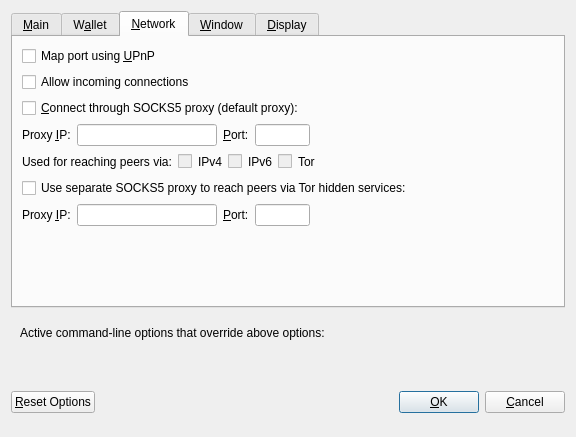
<?xml version="1.0" encoding="UTF-8"?>
<ui version="4.0">
 <class>OptionsDialog</class>
 <widget class="QDialog" name="OptionsDialog">
  <property name="geometry">
   <rect>
    <x>0</x>
    <y>0</y>
    <width>576</width>
    <height>402</height>
   </rect>
  </property>
  <property name="windowTitle">
   <string>Options</string>
  </property>
  <property name="modal">
   <bool>true</bool>
  </property>
  <layout class="QVBoxLayout" name="verticalLayout">
   <item>
    <widget class="QTabWidget" name="tabWidget">
     <property name="currentIndex">
      <number>2</number>
     </property>
     <widget class="QWidget" name="tabMain">
      <attribute name="title">
       <string>&amp;Main</string>
      </attribute>
      <layout class="QVBoxLayout" name="verticalLayout_Main">
       <item>
        <widget class="QCheckBox" name="bitcoinAtStartup">
         <property name="toolTip">
          <string>Automatically start Eden after logging in to the system.</string>
         </property>
         <property name="text">
          <string>&amp;Start Eden on system login</string>
         </property>
        </widget>
       </item>
       <item>
        <layout class="QHBoxLayout" name="horizontalLayout_2_Main">
         <item>
          <widget class="QLabel" name="databaseCacheLabel">
           <property name="text">
            <string>Size of &amp;database cache</string>
           </property>
           <property name="textFormat">
            <enum>Qt::PlainText</enum>
           </property>
           <property name="buddy">
            <cstring>databaseCache</cstring>
           </property>
          </widget>
         </item>
         <item>
          <widget class="QSpinBox" name="databaseCache"/>
         </item>
         <item>
          <widget class="QLabel" name="databaseCacheUnitLabel">
           <property name="text">
            <string>MB</string>
           </property>
           <property name="textFormat">
            <enum>Qt::PlainText</enum>
           </property>
          </widget>
         </item>
         <item>
          <spacer name="horizontalSpacer_2_Main">
           <property name="orientation">
            <enum>Qt::Horizontal</enum>
           </property>
           <property name="sizeHint" stdset="0">
            <size>
             <width>40</width>
             <height>20</height>
            </size>
           </property>
          </spacer>
         </item>
        </layout>
       </item>
       <item>
        <layout class="QHBoxLayout" name="horizontalLayout_3_Main">
         <item>
          <widget class="QLabel" name="threadsScriptVerifLabel">
           <property name="text">
            <string>Number of script &amp;verification threads</string>
           </property>
           <property name="textFormat">
            <enum>Qt::PlainText</enum>
           </property>
           <property name="buddy">
            <cstring>threadsScriptVerif</cstring>
           </property>
          </widget>
         </item>
         <item>
          <widget class="QSpinBox" name="threadsScriptVerif">
           <property name="toolTip">
            <string>(0 = auto, &lt;0 = leave that many cores free)</string>
           </property>
          </widget>
         </item>
         <item>
          <spacer name="horizontalSpacer_3_Main">
           <property name="orientation">
            <enum>Qt::Horizontal</enum>
           </property>
           <property name="sizeHint" stdset="0">
            <size>
             <width>40</width>
             <height>20</height>
            </size>
           </property>
          </spacer>
         </item>
        </layout>
       </item>
       <item>
        <spacer name="verticalSpacer_Main">
         <property name="orientation">
          <enum>Qt::Vertical</enum>
         </property>
         <property name="sizeHint" stdset="0">
          <size>
           <width>20</width>
           <height>40</height>
          </size>
         </property>
        </spacer>
       </item>
      </layout>
     </widget>
     <widget class="QWidget" name="tabWallet">
      <attribute name="title">
       <string>W&amp;allet</string>
      </attribute>
      <layout class="QVBoxLayout" name="verticalLayout_Wallet">
       <item>
        <widget class="QGroupBox" name="groupBox">
         <property name="title">
          <string>Expert</string>
         </property>
         <layout class="QVBoxLayout" name="verticalLayout_2">
          <item>
           <widget class="QCheckBox" name="coinControlFeatures">
            <property name="toolTip">
             <string>Whether to show coin control features or not.</string>
            </property>
            <property name="text">
             <string>Enable coin &amp;control features</string>
            </property>
           </widget>
          </item>
          <item>
           <widget class="QCheckBox" name="showMasternodesTab">
            <property name="toolTip">
             <string>Show additional tab listing all your masternodes in first sub-tab&lt;br/&gt;and all masternodes on the network in second sub-tab.</string>
            </property>
            <property name="text">
             <string>Show Masternodes Tab</string>
            </property>
           </widget>
          </item>
          <item>
           <widget class="QCheckBox" name="showAdvancedPSUI">
            <property name="toolTip">
             <string>Show additional information and buttons for PrivateSend on overview screen.</string>
            </property>
            <property name="text">
             <string>Enable advanced PrivateSend interface</string>
            </property>
           </widget>
          </item>
          <item>
           <widget class="QCheckBox" name="lowKeysWarning">
            <property name="toolTip">
             <string>Show warning dialog when PrivateSend detects that wallet has very low number of keys left.</string>
            </property>
            <property name="text">
             <string>Warn if PrivateSend is running out of keys</string>
            </property>
           </widget>
          </item>
          <item>
           <widget class="QCheckBox" name="privateSendMultiSession">
            <property name="toolTip">
             <string>Whether to use experimental PrivateSend mode with multiple mixing sessions per block.&lt;br/&gt;Note: You must use this feature carefully.&lt;br/&gt;Make sure you always have recent wallet (auto)backup in a safe place!</string>
            </property>
            <property name="text">
             <string>Enable PrivateSend &amp;multi-session</string>
            </property>
           </widget>
          </item>
          <item>
           <widget class="QCheckBox" name="spendZeroConfChange">
            <property name="toolTip">
             <string>If you disable the spending of unconfirmed change, the change from a transaction&lt;br/&gt;cannot be used until that transaction has at least one confirmation.&lt;br/&gt;This also affects how your balance is computed.</string>
            </property>
            <property name="text">
             <string>&amp;Spend unconfirmed change</string>
            </property>
           </widget>
          </item>
         </layout>
        </widget>
       </item>
       <item>
        <layout class="QHBoxLayout" name="horizontalLayout_4_Wallet">
         <item>
          <widget class="QLabel" name="label">
           <property name="toolTip">
            <string>This setting determines the amount of individual masternodes that an input will be anonymized through.&lt;br/&gt;More rounds of anonymization gives a higher degree of privacy, but also costs more in fees.</string>
           </property>
           <property name="text">
            <string>PrivateSend rounds to use</string>
           </property>
          </widget>
         </item>
         <item>
          <widget class="QSpinBox" name="privateSendRounds">
           <property name="minimum">
            <number>2</number>
           </property>
           <property name="maximum">
            <number>8</number>
           </property>
           <property name="value">
            <number>4</number>
           </property>
          </widget>
         </item>
        </layout>
       </item>
       <item>
        <layout class="QHBoxLayout" name="horizontalLayout">
         <item>
          <widget class="QLabel" name="label_2">
           <property name="toolTip">
            <string>This amount acts as a threshold to turn off PrivateSend once it's reached.</string>
           </property>
           <property name="statusTip">
            <string notr="true"/>
           </property>
           <property name="whatsThis">
            <string notr="true"/>
           </property>
           <property name="accessibleName">
            <string notr="true"/>
           </property>
           <property name="accessibleDescription">
            <string notr="true"/>
           </property>
           <property name="text">
            <string>Amount of Eden to keep anonymized</string>
           </property>
          </widget>
         </item>
         <item>
          <widget class="QSpinBox" name="privateSendAmount">
           <property name="minimum">
            <number>2</number>
           </property>
           <property name="maximum">
            <number>2000</number>
           </property>
           <property name="singleStep">
            <number>10</number>
           </property>
           <property name="value">
            <number>1000</number>
           </property>
          </widget>
         </item>
        </layout>
       </item>
       <item>
        <spacer name="verticalSpacer_Wallet">
         <property name="orientation">
          <enum>Qt::Vertical</enum>
         </property>
         <property name="sizeHint" stdset="0">
          <size>
           <width>20</width>
           <height>40</height>
          </size>
         </property>
        </spacer>
       </item>
      </layout>
     </widget>
     <widget class="QWidget" name="tabNetwork">
      <attribute name="title">
       <string>&amp;Network</string>
      </attribute>
      <layout class="QVBoxLayout" name="verticalLayout_Network">
       <item>
        <widget class="QCheckBox" name="mapPortUpnp">
         <property name="toolTip">
          <string>Automatically open the Eden client port on the router. This only works when your router supports UPnP and it is enabled.</string>
         </property>
         <property name="text">
          <string>Map port using &amp;UPnP</string>
         </property>
        </widget>
       </item>
       <item>
        <widget class="QCheckBox" name="allowIncoming">
         <property name="toolTip">
          <string>Accept connections from outside</string>
         </property>
         <property name="text">
          <string>Allow incoming connections</string>
         </property>
        </widget>
       </item>
       <item>
        <widget class="QCheckBox" name="connectSocks">
         <property name="toolTip">
          <string>Connect to the Eden network through a SOCKS5 proxy.</string>
         </property>
         <property name="text">
          <string>&amp;Connect through SOCKS5 proxy (default proxy):</string>
         </property>
        </widget>
       </item>
       <item>
        <layout class="QHBoxLayout" name="horizontalLayout_1_Network">
         <item>
          <widget class="QLabel" name="proxyIpLabel">
           <property name="text">
            <string>Proxy &amp;IP:</string>
           </property>
           <property name="textFormat">
            <enum>Qt::PlainText</enum>
           </property>
           <property name="buddy">
            <cstring>proxyIp</cstring>
           </property>
          </widget>
         </item>
         <item>
          <widget class="QValidatedLineEdit" name="proxyIp">
           <property name="minimumSize">
            <size>
             <width>140</width>
             <height>0</height>
            </size>
           </property>
           <property name="maximumSize">
            <size>
             <width>140</width>
             <height>16777215</height>
            </size>
           </property>
           <property name="toolTip">
            <string>IP address of the proxy (e.g. IPv4: 127.0.0.1 / IPv6: ::1)</string>
           </property>
          </widget>
         </item>
         <item>
          <widget class="QLabel" name="proxyPortLabel">
           <property name="text">
            <string>&amp;Port:</string>
           </property>
           <property name="textFormat">
            <enum>Qt::PlainText</enum>
           </property>
           <property name="buddy">
            <cstring>proxyPort</cstring>
           </property>
          </widget>
         </item>
         <item>
          <widget class="QLineEdit" name="proxyPort">
           <property name="minimumSize">
            <size>
             <width>55</width>
             <height>0</height>
            </size>
           </property>
           <property name="maximumSize">
            <size>
             <width>55</width>
             <height>16777215</height>
            </size>
           </property>
           <property name="toolTip">
            <string>Port of the proxy (e.g. 9050)</string>
           </property>
          </widget>
         </item>
         <item>
          <spacer name="horizontalSpacer_1_Network">
           <property name="orientation">
            <enum>Qt::Horizontal</enum>
           </property>
           <property name="sizeHint" stdset="0">
            <size>
             <width>40</width>
             <height>20</height>
            </size>
           </property>
          </spacer>
         </item>
        </layout>
       </item>
       <item>
        <layout class="QHBoxLayout" name="horizontalLayout_2_Network">
         <item>
          <widget class="QLabel" name="proxyActiveNets">
           <property name="text">
            <string>Used for reaching peers via:</string>
           </property>
           <property name="textFormat">
            <enum>Qt::PlainText</enum>
           </property>
          </widget>
         </item>
         <item>
          <widget class="QCheckBox" name="proxyReachIPv4">
           <property name="enabled">
            <bool>false</bool>
           </property>
           <property name="toolTip">
            <string>Shows, if the supplied default SOCKS5 proxy is used to reach peers via this network type.</string>
           </property>
           <property name="text">
            <string/>
           </property>
          </widget>
         </item>
         <item>
          <widget class="QLabel" name="proxyReachIPv4Label">
           <property name="text">
            <string>IPv4</string>
           </property>
           <property name="textFormat">
            <enum>Qt::PlainText</enum>
           </property>
          </widget>
         </item>
         <item>
          <widget class="QCheckBox" name="proxyReachIPv6">
           <property name="enabled">
            <bool>false</bool>
           </property>
           <property name="toolTip">
            <string>Shows, if the supplied default SOCKS5 proxy is used to reach peers via this network type.</string>
           </property>
           <property name="text">
            <string/>
           </property>
          </widget>
         </item>
         <item>
          <widget class="QLabel" name="proxyReachIPv6Label">
           <property name="text">
            <string>IPv6</string>
           </property>
           <property name="textFormat">
            <enum>Qt::PlainText</enum>
           </property>
          </widget>
         </item>
         <item>
          <widget class="QCheckBox" name="proxyReachTor">
           <property name="enabled">
            <bool>false</bool>
           </property>
           <property name="toolTip">
            <string>Shows, if the supplied default SOCKS5 proxy is used to reach peers via this network type.</string>
           </property>
           <property name="text">
            <string/>
           </property>
          </widget>
         </item>
         <item>
          <widget class="QLabel" name="proxyReachTorLabel">
           <property name="text">
            <string>Tor</string>
           </property>
           <property name="textFormat">
            <enum>Qt::PlainText</enum>
           </property>
          </widget>
         </item>
         <item>
          <spacer name="horizontalSpacer_2_Network">
           <property name="orientation">
            <enum>Qt::Horizontal</enum>
           </property>
           <property name="sizeHint" stdset="0">
            <size>
             <width>40</width>
             <height>20</height>
            </size>
           </property>
          </spacer>
         </item>
        </layout>
       </item>
       <item>
        <widget class="QCheckBox" name="connectSocksTor">
         <property name="toolTip">
          <string>Connect to the Eden network through a separate SOCKS5 proxy for Tor hidden services.</string>
         </property>
         <property name="text">
          <string>Use separate SOCKS5 proxy to reach peers via Tor hidden services:</string>
         </property>
        </widget>
       </item>
       <item>
        <layout class="QHBoxLayout" name="horizontalLayout_3_Network">
         <item>
          <widget class="QLabel" name="proxyIpTorLabel">
           <property name="text">
            <string>Proxy &amp;IP:</string>
           </property>
           <property name="textFormat">
            <enum>Qt::PlainText</enum>
           </property>
           <property name="buddy">
            <cstring>proxyIpTor</cstring>
           </property>
          </widget>
         </item>
         <item>
          <widget class="QValidatedLineEdit" name="proxyIpTor">
           <property name="minimumSize">
            <size>
             <width>140</width>
             <height>0</height>
            </size>
           </property>
           <property name="maximumSize">
            <size>
             <width>140</width>
             <height>16777215</height>
            </size>
           </property>
           <property name="toolTip">
            <string>IP address of the proxy (e.g. IPv4: 127.0.0.1 / IPv6: ::1)</string>
           </property>
          </widget>
         </item>
         <item>
          <widget class="QLabel" name="proxyPortTorLabel">
           <property name="text">
            <string>&amp;Port:</string>
           </property>
           <property name="textFormat">
            <enum>Qt::PlainText</enum>
           </property>
           <property name="buddy">
            <cstring>proxyPortTor</cstring>
           </property>
          </widget>
         </item>
         <item>
          <widget class="QLineEdit" name="proxyPortTor">
           <property name="minimumSize">
            <size>
             <width>55</width>
             <height>0</height>
            </size>
           </property>
           <property name="maximumSize">
            <size>
             <width>55</width>
             <height>16777215</height>
            </size>
           </property>
           <property name="toolTip">
            <string>Port of the proxy (e.g. 9050)</string>
           </property>
          </widget>
         </item>
         <item>
          <spacer name="horizontalSpacer_4_Network">
           <property name="orientation">
            <enum>Qt::Horizontal</enum>
           </property>
           <property name="sizeHint" stdset="0">
            <size>
             <width>40</width>
             <height>20</height>
            </size>
           </property>
          </spacer>
         </item>
        </layout>
       </item>
       <item>
        <spacer name="verticalSpacer_Network">
         <property name="orientation">
          <enum>Qt::Vertical</enum>
         </property>
         <property name="sizeHint" stdset="0">
          <size>
           <width>20</width>
           <height>40</height>
          </size>
         </property>
        </spacer>
       </item>
      </layout>
     </widget>
     <widget class="QWidget" name="tabWindow">
      <attribute name="title">
       <string>&amp;Window</string>
      </attribute>
      <layout class="QVBoxLayout" name="verticalLayout_Window">
       <item>
        <widget class="QCheckBox" name="hideTrayIcon">
         <property name="toolTip">
          <string>&amp;Hide the icon from the system tray.</string>
         </property>
         <property name="text">
          <string>Hide tray icon</string>
         </property>
        </widget>
       </item>
       <item>
        <widget class="QCheckBox" name="minimizeToTray">
         <property name="toolTip">
          <string>Show only a tray icon after minimizing the window.</string>
         </property>
         <property name="text">
          <string>&amp;Minimize to the tray instead of the taskbar</string>
         </property>
        </widget>
       </item>
       <item>
        <widget class="QCheckBox" name="minimizeOnClose">
         <property name="toolTip">
          <string>Minimize instead of exit the application when the window is closed. When this option is enabled, the application will be closed only after selecting Exit in the menu.</string>
         </property>
         <property name="text">
          <string>M&amp;inimize on close</string>
         </property>
        </widget>
       </item>
        <item>
        <widget class="QCheckBox" name="hideNotifications">
         <property name="toolTip">
          <string>Hide popup notifications for transactions and mining</string>
         </property>
         <property name="text">
          <string>&amp;Hide popup notifications</string>
         </property>
        </widget>
       </item>
      <item>
        <spacer name="verticalSpacer_Window">
         <property name="orientation">
          <enum>Qt::Vertical</enum>
         </property>
         <property name="sizeHint" stdset="0">
          <size>
           <width>20</width>
           <height>40</height>
          </size>
         </property>
        </spacer>
       </item>
      </layout>
     </widget>
     <widget class="QWidget" name="tabDisplay">
      <attribute name="title">
       <string>&amp;Display</string>
      </attribute>
      <layout class="QVBoxLayout" name="verticalLayout_Display">
       <item>
        <layout class="QHBoxLayout" name="horizontalLayout_1_Display">
         <item>
          <widget class="QLabel" name="langLabel">
           <property name="text">
            <string>User Interface &amp;language:</string>
           </property>
           <property name="textFormat">
            <enum>Qt::PlainText</enum>
           </property>
           <property name="buddy">
            <cstring>lang</cstring>
           </property>
          </widget>
         </item>
         <item>
          <widget class="QValueComboBox" name="lang">
           <property name="toolTip">
            <string>The user interface language can be set here. This setting will take effect after restarting Eden.</string>
           </property>
          </widget>
         </item>
        </layout>
       </item>
       <item>
        <widget class="QLabel" name="label_3">
         <property name="toolTip">
          <string notr="true"/>
         </property>
         <property name="statusTip">
          <string notr="true"/>
         </property>
         <property name="whatsThis">
          <string notr="true"/>
         </property>
         <property name="accessibleName">
          <string notr="true"/>
         </property>
         <property name="text">
          <string>Language missing or translation incomplete? Help contributing translations here:
https://www.transifex.com/projects/p/eden/</string>
         </property>
         <property name="wordWrap">
          <bool>true</bool>
         </property>
         <property name="openExternalLinks">
          <bool>true</bool>
         </property>
         <property name="textInteractionFlags">
          <set>Qt::TextBrowserInteraction</set>
         </property>
        </widget>
       </item>
       <item>
        <layout class="QHBoxLayout" name="horizontalLayout_4_Display" stretch="0,0">
         <item>
          <widget class="QLabel" name="themeLabel">
           <property name="text">
            <string>User Interface Theme:</string>
           </property>
          </widget>
         </item>
         <item>
          <widget class="QValueComboBox" name="theme"/>
         </item>
        </layout>
       </item>
       <item>
        <widget class="Line" name="line">
         <property name="orientation">
          <enum>Qt::Horizontal</enum>
         </property>
        </widget>
       </item>
       <item>
        <layout class="QHBoxLayout" name="horizontalLayout_2_Display">
         <item>
          <widget class="QLabel" name="unitLabel">
           <property name="text">
            <string>&amp;Unit to show amounts in:</string>
           </property>
           <property name="textFormat">
            <enum>Qt::PlainText</enum>
           </property>
           <property name="buddy">
            <cstring>unit</cstring>
           </property>
          </widget>
         </item>
         <item>
          <widget class="QValueComboBox" name="unit">
           <property name="toolTip">
            <string>Choose the default subdivision unit to show in the interface and when sending coins.</string>
           </property>
          </widget>
         </item>
        </layout>
       </item>
       <item>
        <layout class="QHBoxLayout" name="horizontalLayout_5_Display">
         <item>
          <widget class="QLabel" name="digitsLabel">
           <property name="text">
            <string>Decimal digits</string>
           </property>
          </widget>
         </item>
         <item>
          <widget class="QValueComboBox" name="digits"/>
         </item>
        </layout>
       </item>
       <item>
        <layout class="QHBoxLayout" name="horizontalLayout_3_Display">
         <item>
          <widget class="QLabel" name="thirdPartyTxUrlsLabel">
           <property name="toolTip">
            <string>Third party URLs (e.g. a block explorer) that appear in the transactions tab as context menu items.&lt;br/&gt;%s in the URL is replaced by transaction hash. Multiple URLs are separated by vertical bar |.</string>
           </property>
           <property name="text">
            <string>Third party transaction URLs</string>
           </property>
           <property name="buddy">
            <cstring>thirdPartyTxUrls</cstring>
           </property>
          </widget>
         </item>
         <item>
          <widget class="QLineEdit" name="thirdPartyTxUrls">
           <property name="toolTip">
            <string>Third party URLs (e.g. a block explorer) that appear in the transactions tab as context menu items.&lt;br/&gt;%s in the URL is replaced by transaction hash. Multiple URLs are separated by vertical bar |.</string>
           </property>
          </widget>
         </item>
        </layout>
       </item>
       <item>
        <spacer name="verticalSpacer">
         <property name="orientation">
          <enum>Qt::Vertical</enum>
         </property>
         <property name="sizeHint" stdset="0">
          <size>
           <width>20</width>
           <height>40</height>
          </size>
         </property>
        </spacer>
       </item>
      </layout>
     </widget>
    </widget>
   </item>
   <item>
    <widget class="QFrame" name="frame">
     <layout class="QVBoxLayout" name="verticalLayout_Bottom">
      <item>
       <layout class="QHBoxLayout" name="horizontalLayout_Bottom">
        <item>
         <widget class="QLabel" name="overriddenByCommandLineInfoLabel">
          <property name="text">
           <string>Active command-line options that override above options:</string>
          </property>
          <property name="textFormat">
           <enum>Qt::PlainText</enum>
          </property>
         </widget>
        </item>
        <item>
         <spacer name="horizontalSpacer_Bottom">
          <property name="orientation">
           <enum>Qt::Horizontal</enum>
          </property>
          <property name="sizeHint" stdset="0">
           <size>
            <width>40</width>
            <height>20</height>
           </size>
          </property>
         </spacer>
        </item>
       </layout>
      </item>
      <item>
       <widget class="QLabel" name="overriddenByCommandLineLabel">
        <property name="text">
         <string/>
        </property>
        <property name="textFormat">
         <enum>Qt::PlainText</enum>
        </property>
        <property name="wordWrap">
         <bool>true</bool>
        </property>
       </widget>
      </item>
     </layout>
    </widget>
   </item>
   <item>
    <layout class="QHBoxLayout" name="horizontalLayout_Buttons">
     <item>
      <widget class="QPushButton" name="resetButton">
       <property name="toolTip">
        <string>Reset all client options to default.</string>
       </property>
       <property name="text">
        <string>&amp;Reset Options</string>
       </property>
       <property name="autoDefault">
        <bool>false</bool>
       </property>
      </widget>
     </item>
     <item>
      <spacer name="horizontalSpacer_1">
       <property name="orientation">
        <enum>Qt::Horizontal</enum>
       </property>
       <property name="sizeHint" stdset="0">
        <size>
         <width>40</width>
         <height>48</height>
        </size>
       </property>
      </spacer>
     </item>
     <item>
      <widget class="QLabel" name="statusLabel">
       <property name="minimumSize">
        <size>
         <width>200</width>
         <height>0</height>
        </size>
       </property>
       <property name="font">
        <font>
         <weight>75</weight>
         <bold>true</bold>
        </font>
       </property>
       <property name="text">
        <string/>
       </property>
       <property name="textFormat">
        <enum>Qt::PlainText</enum>
       </property>
       <property name="wordWrap">
        <bool>true</bool>
       </property>
      </widget>
     </item>
     <item>
      <spacer name="horizontalSpacer_2">
       <property name="orientation">
        <enum>Qt::Horizontal</enum>
       </property>
       <property name="sizeHint" stdset="0">
        <size>
         <width>40</width>
         <height>48</height>
        </size>
       </property>
      </spacer>
     </item>
     <item>
      <widget class="QPushButton" name="okButton">
       <property name="text">
        <string>&amp;OK</string>
       </property>
       <property name="autoDefault">
        <bool>false</bool>
       </property>
       <property name="default">
        <bool>true</bool>
       </property>
      </widget>
     </item>
     <item>
      <widget class="QPushButton" name="cancelButton">
       <property name="text">
        <string>&amp;Cancel</string>
       </property>
       <property name="autoDefault">
        <bool>false</bool>
       </property>
      </widget>
     </item>
    </layout>
   </item>
  </layout>
 </widget>
 <customwidgets>
  <customwidget>
   <class>QValidatedLineEdit</class>
   <extends>QLineEdit</extends>
   <header>qvalidatedlineedit.h</header>
  </customwidget>
  <customwidget>
   <class>QValueComboBox</class>
   <extends>QComboBox</extends>
   <header>qvaluecombobox.h</header>
  </customwidget>
 </customwidgets>
 <resources/>
 <connections/>
</ui>
